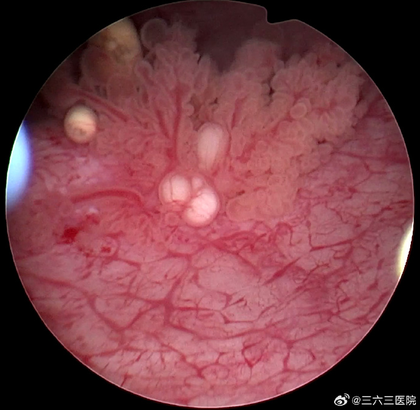
%> input picture medical_photo_transtion_system/1/medical_photo_2.png, 420 x 410 px, shrunk from 690 x 674 before the run
$ octave main_analysis.m   (GNU Octave 9; MATLAB toolbox functions it lacks are replaced by stand-ins)
%> lines starting %> are read from the running program, lines starting %| are printed output that depends on the picture
### medical_photo_transtion_system/code/morph_denoise.m
function out = morph_denoise(I)
    if size(I,3) == 3
        out = zeros(size(I));
        for c = 1:3
            out(:,:,c) = process_channel(I(:,:,c));
        end
    else
        out = process_channel(I);
    end
end

function channel_out = process_channel(channel)
    se = strel('disk', 1);
    opened = imopen(channel, se);
    closed = imclose(opened, se);

    % Adaptive weighted filtering
    padI = padarray(closed, [1 1], 'symmetric');
    channel_out = closed;
    for i = 2:size(channel,1)+1
        for j = 2:size(channel,2)+1
            block = padI(i-1:i+1, j-1:j+1);
            mu = mean(block(:));
            sigma = std(block(:)) + 1e-3;
            w = exp(-(abs(block - mu) / sigma));
            w = w / sum(w(:));
            channel_out(i-1,j-1) = sum(sum(w .* block));
        end
    end
end

### medical_photo_transtion_system/code/main_analysis.m
clc; clear; close all;

scriptDir = fileparts(mfilename('fullpath'));
addpath(scriptDir);
projectDir = fileparts(scriptDir);
imageDir = fullfile(projectDir, 'images');

% 加载原图
I = im2double(imread(fullfile(imageDir, 'medical_photo_2.png')));

% ===== 1. 加噪图像 =====
noisy = I;
for c = 1:3
    noisy(:,:,c) = imnoise(I(:,:,c), 'salt & pepper', 0.1);
end
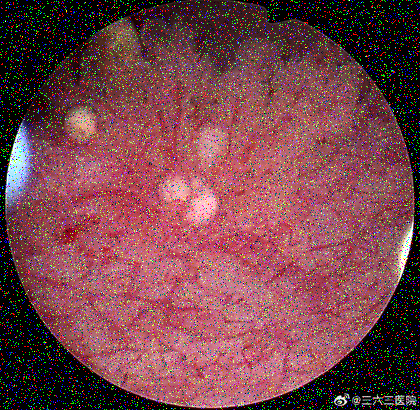
%> noisy: size 410x420x3 double; mean R, G, B 0.471, 0.272, 0.298

% ===== 2. 去噪处理 =====
%> (the run ends here)
